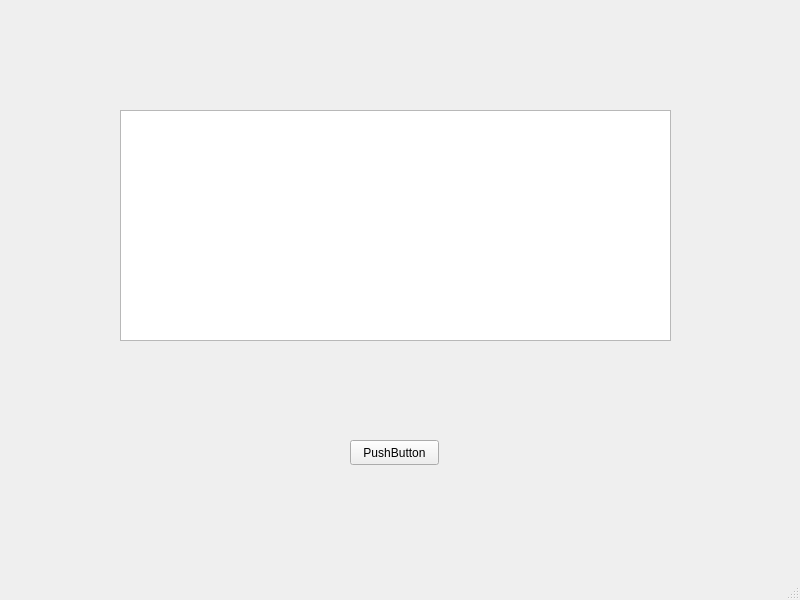
<?xml version="1.0" encoding="UTF-8"?>
<ui version="4.0">
 <class>MainWindow</class>
 <widget class="QMainWindow" name="MainWindow">
  <property name="geometry">
   <rect>
    <x>0</x>
    <y>0</y>
    <width>800</width>
    <height>600</height>
   </rect>
  </property>
  <property name="windowTitle">
   <string>MainWindow</string>
  </property>
  <widget class="QWidget" name="centralwidget">
   <widget class="QTableView" name="tableView">
    <property name="geometry">
     <rect>
      <x>120</x>
      <y>110</y>
      <width>551</width>
      <height>231</height>
     </rect>
    </property>
   </widget>
   <widget class="QPushButton" name="pushButton">
    <property name="geometry">
     <rect>
      <x>350</x>
      <y>440</y>
      <width>89</width>
      <height>25</height>
     </rect>
    </property>
    <property name="text">
     <string>PushButton</string>
    </property>
   </widget>
  </widget>
  <widget class="QMenuBar" name="menubar">
   <property name="geometry">
    <rect>
     <x>0</x>
     <y>0</y>
     <width>800</width>
     <height>22</height>
    </rect>
   </property>
  </widget>
  <widget class="QStatusBar" name="statusbar"/>
 </widget>
 <resources/>
 <connections/>
</ui>
